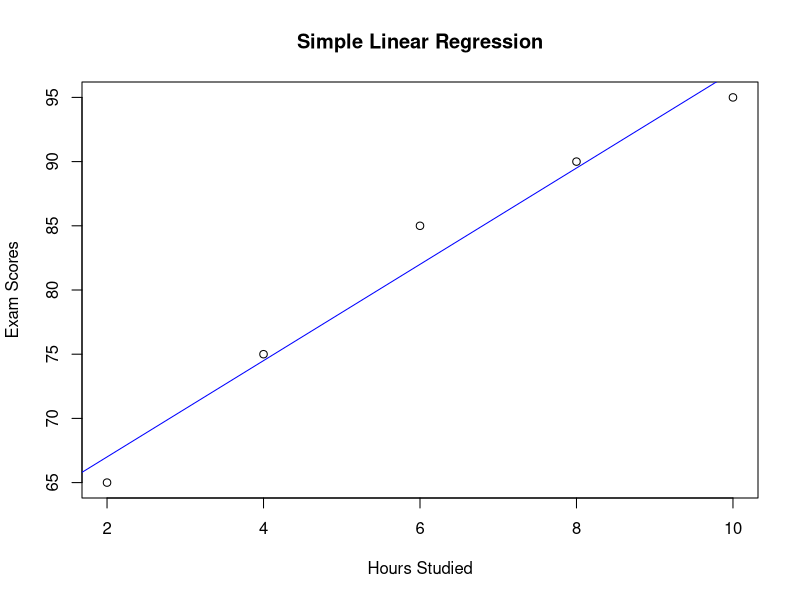

This chart was generated by the following R code:
## ---- chunk 1
knitr::opts_chunk$set(echo = TRUE)
## ---- chunk 2
# Sample data for hours studied and exam scores
hours_studied <- c(2, 4, 6, 8, 10)
exam_scores <- c(65, 75, 85, 90, 95)

# Create a data frame with the two variables
data <- data.frame(Hours_Studied = hours_studied, Exam_Scores = exam_scores)

# Perform simple linear regression
reg_model <- lm(Exam_Scores ~ Hours_Studied, data = data)

# Print the regression summary
summary(reg_model)

## ---- chunk 3
# New data for prediction
new_data <- data.frame(Hours_Studied = c(3, 7, 9))

# Make predictions using the regression model
predictions <- predict(reg_model, newdata = new_data)

# Print the predictions
print(predictions)

## ---- chunk 4
# Plot the data points and the regression line
plot(hours_studied, exam_scores, xlab = "Hours Studied", ylab = "Exam Scores", main = "Simple Linear Regression")
abline(reg_model, col = "blue")

## ---- chunk 5
# Sample data for hours studied, hours slept, and exam scores
hours_studied <- c(2, 4, 6, 8, 10)
hours_slept <- c(6, 7, 8, 9, 8)
exam_scores <- c(65, 75, 85, 90, 95)

# Create a data frame with the three variables
data <- data.frame(Hours_Studied = hours_studied, Hours_Slept = hours_slept, Exam_Scores = exam_scores)

# Perform multiple linear regression
reg_model <- lm(Exam_Scores ~ Hours_Studied + Hours_Slept, data = data)

# Print the regression summary
summary(reg_model)

## ---- chunk 6
# New data for prediction
new_data <- data.frame(Hours_Studied = c(3, 7, 9), Hours_Slept = c(7, 8, 9))

# Make predictions using the regression model
predictions <- predict(reg_model, newdata = new_data)

# Print the predictions
print(predictions)

